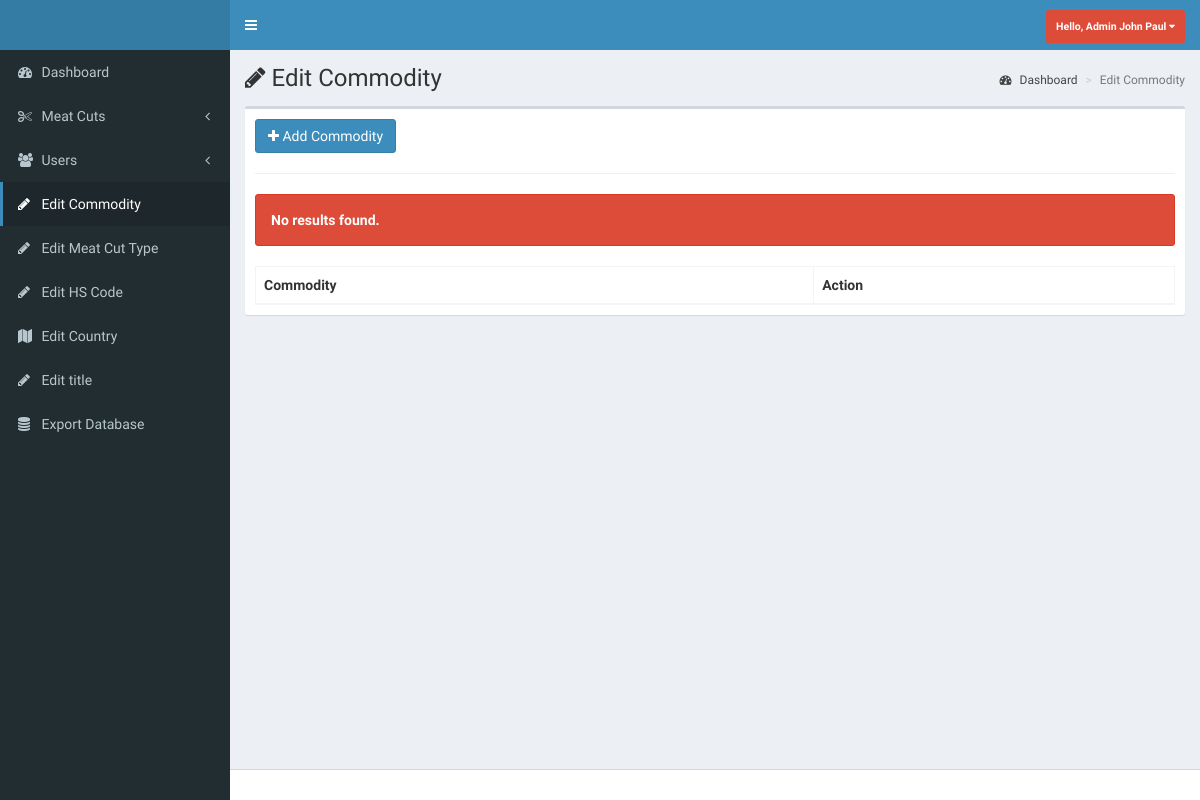
Page /pages/admin/edit-commodity.php (signed in) on the earlier database version.
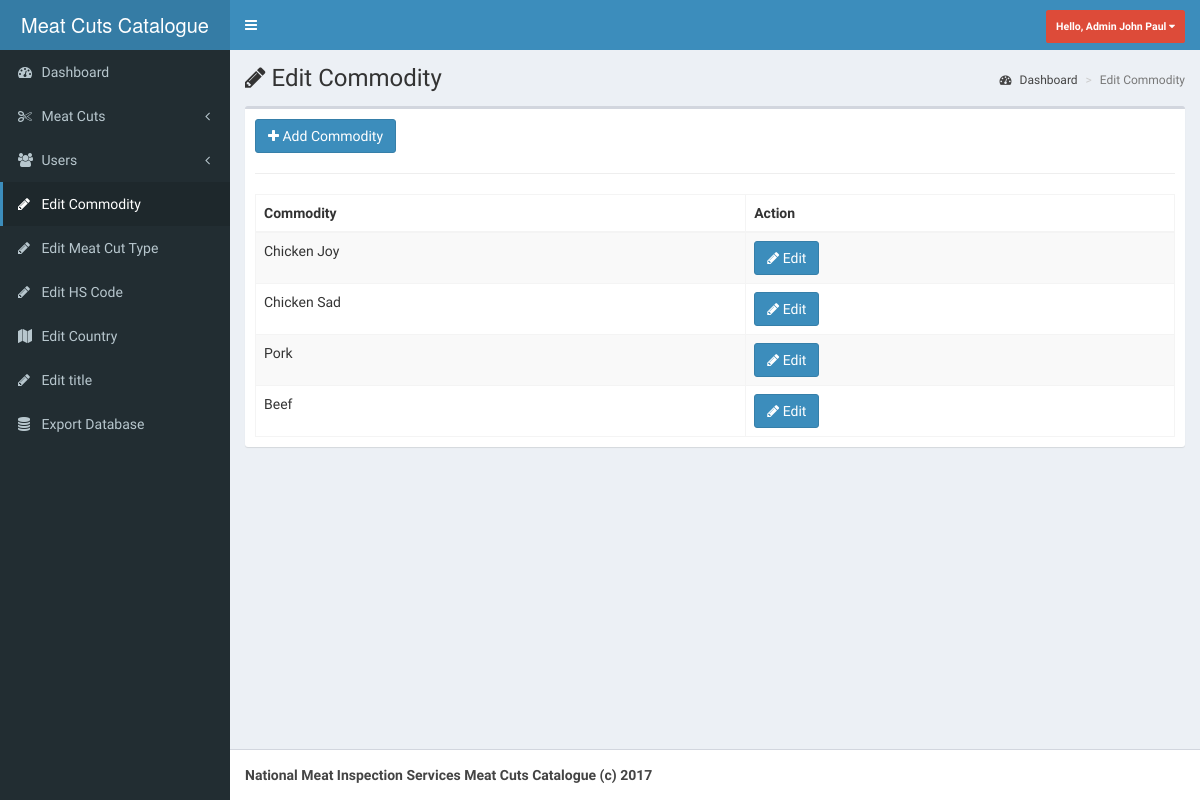
Same page on the later database version.
### tables this page shows
CREATE TABLE `title_footer` (
  `id` int(11) NOT NULL,
  `title` varchar(255) NOT NULL,
  `name` varchar(255) NOT NULL,
  `mini_name` varchar(255) NOT NULL,
  `footer` varchar(255) NOT NULL
);

CREATE TABLE `commodity` (
  `id` int(11) NOT NULL,
  `type` varchar(255) NOT NULL
);

### includes/admin-session.php (called while the page is built, shortened)
<?php
include 'config.php';
$res 	= $db->query("SELECT * FROM accounts_tbl WHERE id=".$_SESSION['admin']);
$opt 	  = $db->query("SELECT * FROM title_footer");
$row 	  = $opt->fetch_object();
$sitename = $row->name;
$footer   = $row->footer;

### pages/admin/edit-commodity.php (the view, shortened to what the changed rows need)
<?php include '../../includes/functions.php';
      include '../../includes/admin-session.php';
      ?>
<!DOCTYPE html>
<html>
<head>
  <link rel="stylesheet" href="../../bootstrap/css/bootstrap.min.css">
  <link rel="stylesheet" href="https://cdnjs.cloudflare.com/ajax/libs/font-awesome/4.5.0/css/font-awesome.min.css">
  <link rel="stylesheet" href="https://cdnjs.cloudflare.com/ajax/libs/ionicons/2.0.1/css/ionicons.min.css">
  <link rel="stylesheet" href="../../dist/css/AdminLTE.min.css">
      <link href="../../plugins/animate.css/animate.min.css" rel="stylesheet">
  <link rel="stylesheet" href="../../dist/css/skins/_all-skins.min.css">
    <link rel="stylesheet" href="../../plugins/parsleyjs/src/parsley.css">
            <link rel="stylesheet" href="../../build/sweetalert.css">
        <link href="../../plugins/datatables.net-bs/css/dataTables.bootstrap.min.css" rel="stylesheet">
    <link href="../../plugins/datatables.net-buttons-bs/css/buttons.bootstrap.min.css" rel="stylesheet">
    <link href="../../plugins/datatables.net-fixedheader-bs/css/fixedHeader.bootstrap.min.css" rel="stylesheet">
    <link href="../../plugins/datatables.net-responsive-bs/css/responsive.bootstrap.min.css" rel="stylesheet">
    <link href="../../plugins/datatables.net-scroller-bs/css/scroller.bootstrap.min.css" rel="stylesheet">
</head>
<body class="hold-transition skin-blue sidebar-mini">
<div class="wrapper">
  <header class="main-header">
    <a href="dashboard.php" class="logo">
      <span class="logo-lg"><?php echo $sitename?></span>
    </a>
    <nav class="navbar navbar-static-top">
      <a href="#" class="sidebar-toggle" data-toggle="offcanvas" role="button">
      </a>
      <div class="navbar-custom-menu">
      </div>
    </nav>
  </header>
  <aside class="main-sidebar">
  </aside>
  <div class="content-wrapper">
    <section class="content-header">
      <h1>
        <i class="fa fa-pencil"></i> Edit Commodity
      </h1>
    </section>
  </div>
</div>
<hr>
      <table id="datatable-responsive" class="table table-striped table-bordered dt-responsive nowrap" cellspacing="0" width="100%">
        <thead>
          <tr>
            <th>Commodity</th>
            <th>Action</th>
        </thead>
        <tbody>
          <tr>
          <?php show_com()?>
          </tr>
        </tbody>
      </table>
  <footer class="main-footer">
    <strong><?php echo $footer?></strong>
  </footer>
</body>
</html>

### includes/functions.php (shortened to what the changed rows need)
<?php
include 'config.php';
							 ?>
		<?php
function show_com(){
	global $db;
	$query = $db->query("SELECT * FROM commodity");
	$check = $query->num_rows;
	if($check < 1){
		echo'<div class="alert alert-danger" style="font-size:14px;font-weight:bolder;text-align:left"> No results found.</div>';
	}else{
	while($row = $query->fetch_object()){
			$com = $row->type;
		echo'
			<td>'.$com.'</td>
			<td>
			<form method="POST">
			<input type="hidden" name="id" value="'.$row->id.'">
			<button type="submit" name="btn-edit" class="btn btn-primary"><i class="fa fa-pencil"></i> Edit </button>
			</td>
			</form>
			</tr>
			';
		}
	}
}
			    ?>

Differences in the rows shown:
added title_footer: name "Meat Cuts Catalogue", footer "National Meat Inspection Services Meat Cuts Catalogue (c) 2017"
added commodity: type "Chicken Joy"
added commodity: type "Chicken Sad"
added commodity: type "Pork"
added commodity: type "Beef"
Other differences:
text no longer shown: "No results found."
